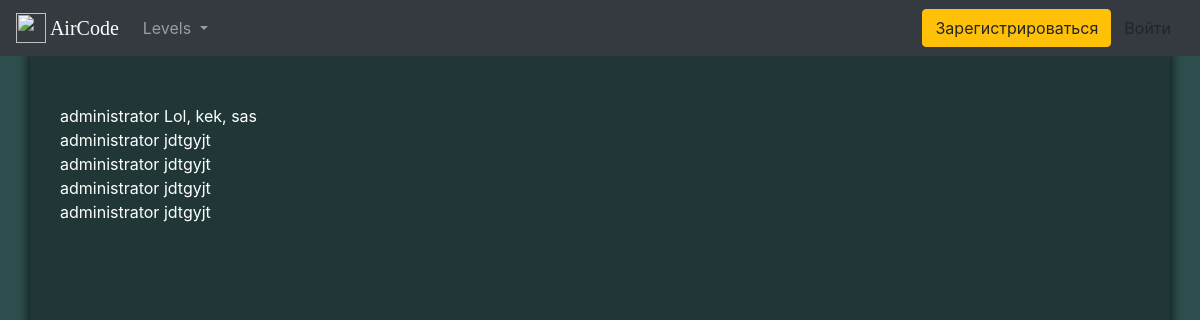
The page /task_template/5/comments/ on the database as committed earlier.
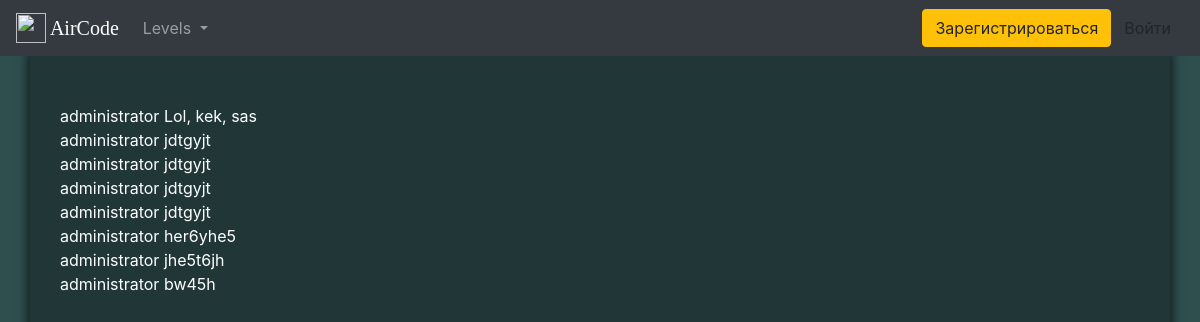
The same page on the database as committed later.
### main/models.py (models this page shows, shortened)
class Comment(models.Model):
    article = models.ForeignKey(Task, on_delete=models.CASCADE)
    author = models.ForeignKey(User, on_delete=models.CASCADE)
    comment_text = models.CharField(max_length=350, verbose_name="текст комментария")

### main/views.py (the view, shortened to what this page needs)
class TaskCommentView(DetailView):
    template_name = "main/tasks_comment.html"
    def get_context_data(self, *args, **kwargs):
        context = {}
        context["form"] = CommentForm()
        context["comments"] = Comment.objects.filter(article__id=self.kwargs["pk"])
        return context
    def get(self, request, *args, **kwargs):
        context = self.get_context_data(*args, **kwargs)
        return render(request, self.template_name, context=context)

### main/templates/main/tasks_comment.html (shortened to what this page needs)
{% extends 'main/base.html' %}
{% load static %}
{% block content %}
    <div class="container-fluid" style="background-color: darkslategray">
        <div class="container justify-content-center home-page-mid-bar">
            <br><br>
            <div class="container-fluid justify-content-center">
                <div class="comments">
                    {% for content in comments%}
                        <div>
                            {{ content.author }}
                            {{ content.comment_text }}
                        </div>
                    {% endfor %}
                </div>
            </div>
            <br><br><br><br><br><br>
        </div>
    </div>
{% endblock %}

Rows that differ between the two databases and show on the page:
added Comment: author "administrator", comment_text "her6yhe5"
added Comment: author "administrator", comment_text "jhe5t6jh"
added Comment: author "administrator", comment_text "bw45h"
